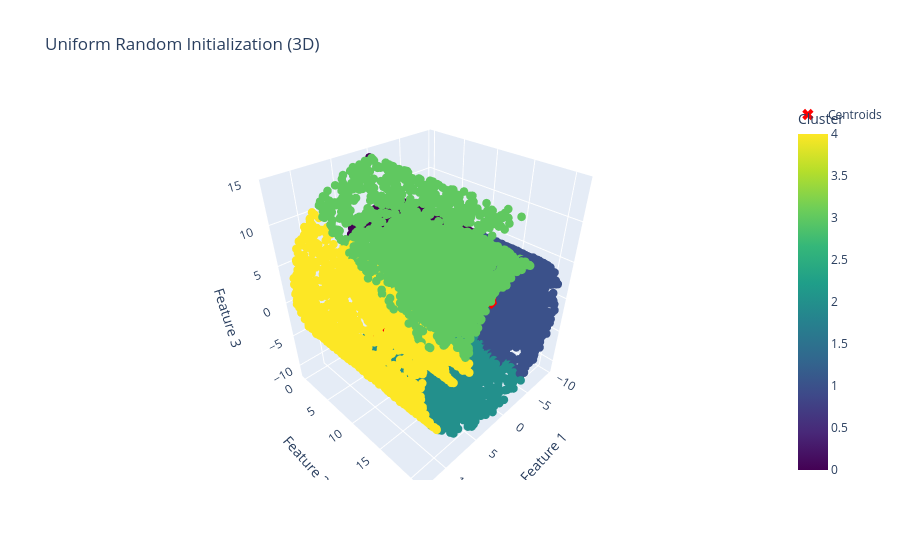
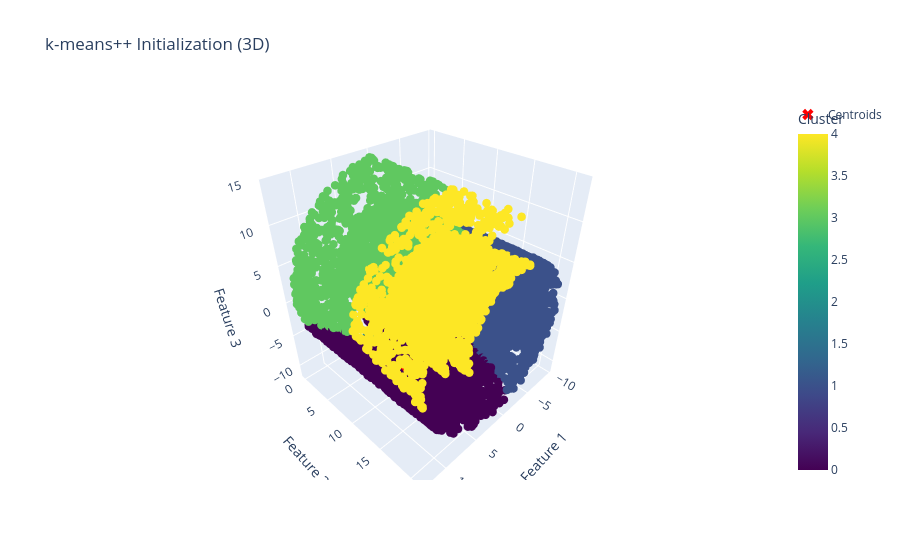

Notebook code cell kept with these figures, in order:
### Code cell
import plotly.express as px

# Function to plot 3D clusters interactively
def plot_3d_clusters_interactive(data, labels, centroids, title):
    # Create a DataFrame for Plotly
    df = pd.DataFrame(data, columns=['Feature 1', 'Feature 2', 'Feature 3'])
    df['Cluster'] = labels  # Add cluster labels to the DataFrame
    
    # Create an interactive 3D scatter plot for data points
    fig = px.scatter_3d(df, x='Feature 1', y='Feature 2', z='Feature 3', color='Cluster',
                        title=title, color_continuous_scale='viridis')
    
    # Add centroids to the plot
    centroids_df = pd.DataFrame(centroids, columns=['Feature 1', 'Feature 2', 'Feature 3'])
    centroids_df['Cluster'] = 'Centroids'  # Add a label for centroids
    fig.add_trace(px.scatter_3d(centroids_df, x='Feature 1', y='Feature 2', z='Feature 3', 
                                color='Cluster', color_discrete_sequence=['red']).data[0])
    
    # Update marker size for centroids
    fig.update_traces(marker=dict(size=5), selector=dict(mode='markers'))  # Adjust marker size for data points
    fig.update_traces(marker=dict(size=10, symbol='x'), selector=dict(name='Centroids'))  # Adjust marker size for centroids
    
    # Show the plot
    fig.show()

# Example usage for dataset2 (3D data)
k_uniform, k_kplusplus = elbow_uniform_3D, elbow_kmeanspp_3D
centroids_uniform, labels_uniform = kmeans(dataset2, k_uniform, init_method='uniform')
centroids_kmeanspp, labels_kmeanspp = kmeans(dataset2, k_kplusplus, init_method='kmeans++')

# Plot the results interactively
plot_3d_clusters_interactive(dataset2, labels_uniform, centroids_uniform, 'Uniform Random Initialization (3D)')
plot_3d_clusters_interactive(dataset2, labels_kmeanspp, centroids_kmeanspp, 'k-means++ Initialization (3D)')

### Figure 1 — Plotly figure (JSON) as saved in the notebook; plotly's stock layout.template omitted (floating-point values rounded to 4 significant figures; data arrays with more than 128 entries replaced by an {"elided": "..."} marker saying what was removed)
{"data": [{"hovertemplate": "Feature 1=%{x}<br>Feature 2=%{y}<br>Feature 3=%{z}<br>Cluster=%{marker.color}<extra></extra>", "legendgroup": "", "marker": {"color": {"elided": "14801 int values"}, "coloraxis": "coloraxis", "size": 5, "symbol": "circle"}, "mode": "markers", "name": "", "scene": "scene", "showlegend": false, "type": "scatter3d", "x": {"elided": "14801 float values"}, "y": {"elided": "14801 float values"}, "z": {"elided": "14801 float values"}}, {"hovertemplate": "Cluster=Centroids<br>Feature 1=%{x}<br>Feature 2=%{y}<br>Feature 3=%{z}<extra></extra>", "legendgroup": "Centroids", "marker": {"color": "red", "size": 10, "symbol": "x"}, "mode": "markers", "name": "Centroids", "scene": "scene", "showlegend": true, "type": "scatter3d", "x": [-5.14, -5.163, 1.792, 3.219, 8.622], "y": [6.68, 16.03, 12.1, 13.37, 10.81], "z": [1.562, 0.219, -7.194, 7.116, 0.5886]}], "layout": {"coloraxis": {"colorbar": {"title": {"text": "Cluster"}}, "colorscale": [[0, "#440154"], [0.1111, "#482878"], [0.2222, "#3e4989"], [0.3333, "#31688e"], [0.4444, "#26828e"], [0.5556, "#1f9e89"], [0.6667, "#35b779"], [0.7778, "#6ece58"], [0.8889, "#b5de2b"], [1, "#fde725"]]}, "legend": {"tracegroupgap": 0}, "scene": {"domain": {"x": [0, 1], "y": [0, 1]}, "xaxis": {"title": {"text": "Feature 1"}}, "yaxis": {"title": {"text": "Feature 2"}}, "zaxis": {"title": {"text": "Feature 3"}}}, "title": {"text": "Uniform Random Initialization (3D)"}}}

### Figure 2 — Plotly figure (JSON) as saved in the notebook; plotly's stock layout.template omitted (floating-point values rounded to 4 significant figures; data arrays with more than 128 entries replaced by an {"elided": "..."} marker saying what was removed)
{"data": [{"hovertemplate": "Feature 1=%{x}<br>Feature 2=%{y}<br>Feature 3=%{z}<br>Cluster=%{marker.color}<extra></extra>", "legendgroup": "", "marker": {"color": {"elided": "14801 int values"}, "coloraxis": "coloraxis", "size": 5, "symbol": "circle"}, "mode": "markers", "name": "", "scene": "scene", "showlegend": false, "type": "scatter3d", "x": {"elided": "14801 float values"}, "y": {"elided": "14801 float values"}, "z": {"elided": "14801 float values"}}, {"hovertemplate": "Cluster=Centroids<br>Feature 1=%{x}<br>Feature 2=%{y}<br>Feature 3=%{z}<extra></extra>", "legendgroup": "Centroids", "marker": {"color": "red", "size": 10, "symbol": "x"}, "mode": "markers", "name": "Centroids", "scene": "scene", "showlegend": true, "type": "scatter3d", "x": [5.646, -4.766, -5.086, 4.061, 4.929], "y": [12.5, 15.53, 7.267, 7.293, 16.13], "z": [-5.137, 0.6854, -3.601, 6.076, 5.805]}], "layout": {"coloraxis": {"colorbar": {"title": {"text": "Cluster"}}, "colorscale": [[0, "#440154"], [0.1111, "#482878"], [0.2222, "#3e4989"], [0.3333, "#31688e"], [0.4444, "#26828e"], [0.5556, "#1f9e89"], [0.6667, "#35b779"], [0.7778, "#6ece58"], [0.8889, "#b5de2b"], [1, "#fde725"]]}, "legend": {"tracegroupgap": 0}, "scene": {"domain": {"x": [0, 1], "y": [0, 1]}, "xaxis": {"title": {"text": "Feature 1"}}, "yaxis": {"title": {"text": "Feature 2"}}, "zaxis": {"title": {"text": "Feature 3"}}}, "title": {"text": "k-means++ Initialization (3D)"}}}
